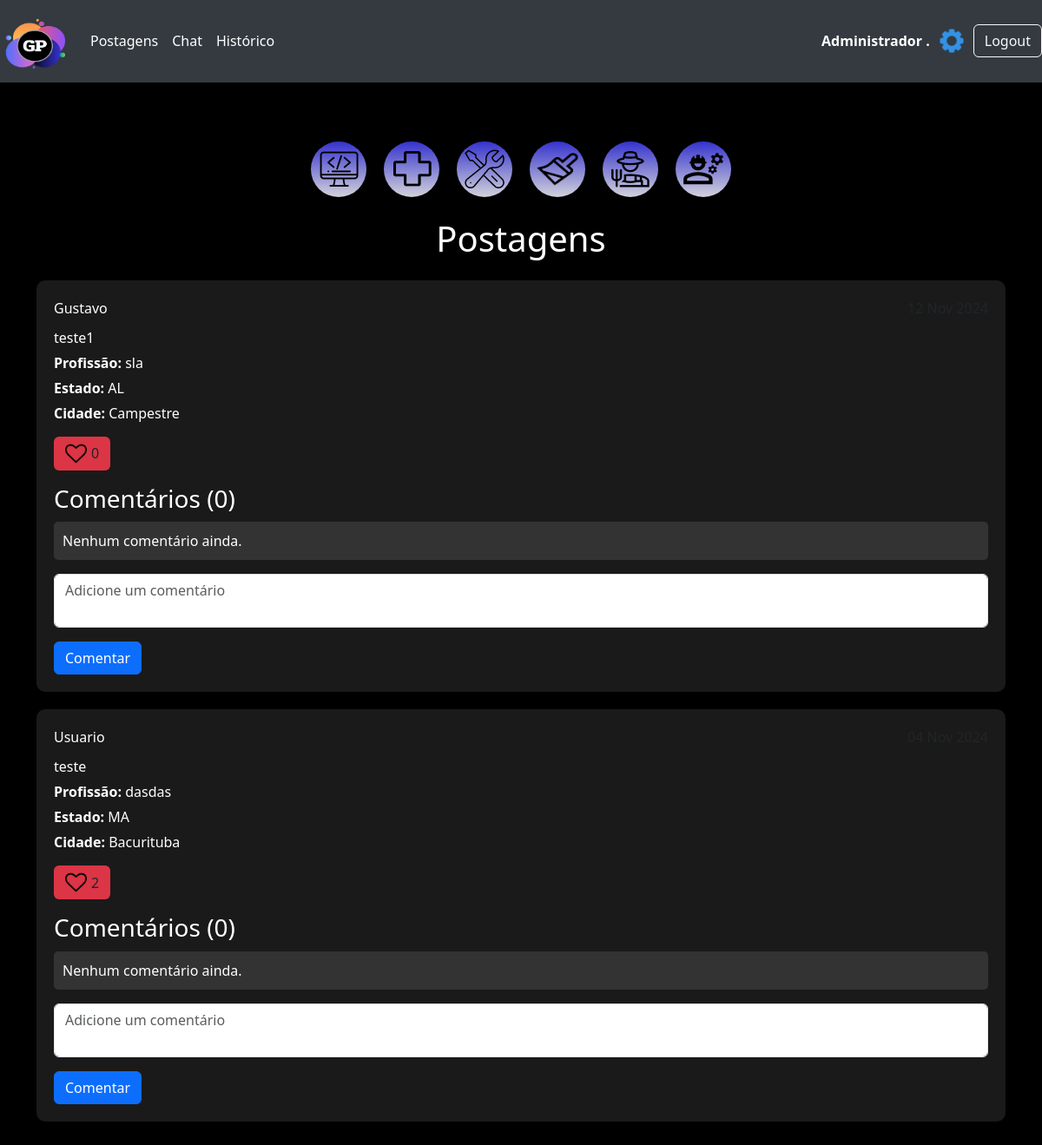
The page /postagens (signed in) on the database its author committed.
### network/models.py (models this page shows, shortened)
class User(db.Model, UserMixin):
    id = db.Column(db.Integer, primary_key=True)
    nome = db.Column(db.String, nullable=True)
    sobrenome = db.Column(db.String, nullable=True)
    email = db.Column(db.String, nullable=True)
    senha = db.Column(db.String, nullable=True)
    last_login = db.Column(db.DateTime, nullable=True)
    imagem = db.Column(db.String, nullable=True, default='default.png')
    posts = db.relationship('Post', backref='user', lazy=True)
    post_comentarios = db.relationship('PostComentarios', backref='user', lazy=True)

class Post(db.Model):
    id = db.Column(db.Integer, primary_key=True)
    data_criacao = db.Column(db.DateTime, default=datetime.utcnow)
    mensagem = db.Column(db.String, nullable=True)
    estado = db.Column(db.String, nullable=True)
    cidade = db.Column(db.String, nullable=True)
    profissao = db.Column(db.String, nullable=True)
    imagem = db.Column(db.String, nullable=True, default='default.png')
    user_id = db.Column(db.Integer, db.ForeignKey('user.id'), nullable=True)
    comentarios = db.relationship('PostComentarios', backref='post', lazy=True)
    likes_count = db.Column(db.Integer, default=0)
    user_likes = db.relationship('UserLikes', backref='liked_post', lazy=True, cascade="all, delete-orphan")

### network/routes.py (the view)
@app.route('/postagens')
@login_required
def postagens():
    dados = Post.query.order_by(Post.data_criacao.desc()).all()
    context = {'dados': dados}
    return render_template('posts.html', context=context)

### network/models.py (called while the page is built)
@login_manager.user_loader
def load_user(user_id):
    return User.query.get(user_id)

### network/templates/posts.html (shortened to what this page needs)
<!DOCTYPE html>
<html lang="en">
<head>
    <link rel="stylesheet" href="{{ url_for('static', filename='styles/stylePostagens.css') }}">
    <link href="https://cdn.jsdelivr.net/npm/bootstrap@5.3.3/dist/css/bootstrap.min.css" rel="stylesheet">
</head>
<body>
    <header>
        <nav class="navbar navbar-expand-lg ">
            <a class="navbar-brand" href="{{ url_for('homepage') }}">
                <img src="{{ url_for('static', filename='assets/logo.png') }}" alt="Logo" width="100">
            </a>
            <div class="collapse navbar-collapse">
                <ul class="navbar-nav mr-auto">
                    <li class="nav-item">
                        <a class="nav-link" href="{{ url_for('postagens') }}">Postagens</a>
                    </li>
                    {% if context['dados'] %}
                    <li class="nav-item">
                        <a href="{{ url_for('chat', post_id=context['dados'][0].id) }}" class="nav-link">
                            Chat
                        </a>
                    </li>
                    {% endif %}
                    <li class="nav-item">
                        <a class="nav-link" href="{{ url_for('homepage') }}">Histórico</a>
                    </li>
                </ul>
            </div>
            <div class="d-flex align-items-center">
                <span class="text-white mr-3">{{ current_user.nome }} {{ current_user.sobrenome }}</span>
                <a href="{{ url_for('profile') }}" class="text-decoration-none mr-3">
                    <img src="{{ url_for('static', filename='assets/configuracao.png') }}" alt="Settings" width="30">
                </a>
                <a href="{{ url_for('logout') }}" class="btn btn-outline-light">Logout</a>
            </div>
        </nav>
    </header>
    <div class="container-post">
        <div id="local-profi" class="mt-5">
            <div class="style-profi">
                <a href="{{ url_for('filter_posts', profession='Programador') }}" class="rem-img">
                    <img src="{{ url_for('static', filename='assets/programador.png') }}" alt="" class="rem-img"
                        alt="Programador">
                </a>
            </div>
            <div class="style-profi">
                <a href="{{ url_for('filter_posts', profession='Medico') }}" class="rem-img">
                    <img src="{{ url_for('static', filename='assets/medico.png') }}" class="rem-img" alt="Medico">
                </a>
            </div>
            <div class="style-profi">
                <a href="{{ url_for('filter_posts', profession='Mecanico') }}" class="rem-img">
                    <img src="{{ url_for('static', filename='assets/mecanico.png') }}" class="rem-img" alt="Mecanico">
                </a>
            </div>
            <div class="style-profi">
                <a href="{{ url_for('filter_posts', profession='Pintor') }}" class="rem-img">
                    <img src="{{ url_for('static', filename='assets/pintor.png') }}" class="rem-img" width="48"
                        alt="Pintor">
                </a>
            </div>
            <div class="style-profi">
                <a href="{{ url_for('filter_posts', profession='Fazendeiro') }}" class="rem-img">
                    <img src="{{ url_for('static', filename='assets/fazendeiro.png') }}" class="rem-img"
                        alt="Fazendeiro">
                </a>
            </div>
            <div class="style-profi">
                <a href="{{ url_for('filter_posts', profession='Trabalhador') }}" class="rem-img">
                    <img src="{{ url_for('static', filename='assets/trabalhador.png') }}" class="rem-img"
                        alt="Trabalhador">
                </a>
            </div>
        </div>
        <div class="container mt-4">
            <h1 class="mb-4">Postagens</h1>
            <tbody>
                {% for post in context['dados'] %}
                <tr class="post-row">
                    <td colspan="">
                        <div class="post-container">
                            <div class="post-header">
                                <span class="post-username text-white">{{ post.user.nome }}</span>
                                <span class="post-date">{{ post.data_criacao.strftime('%d %b %Y') }}</span>
                            </div>
                            <div class="post-content">
                                <p>{{ post.mensagem }}</p>
                                <p><strong>Profissão:</strong> {{ post.profissao }}</p>
                                <p><strong>Estado:</strong> {{ post.estado }}</p>
                                <p><strong>Cidade:</strong> {{ post.cidade }}</p>
                            </div>
                            <div class="post-actions">
                                <form action="{{ url_for('like_post', post_id=post.id) }}" method="post"
                                    class="d-inline">
                                    <button type="submit" class="btn btn-black bg-danger like-button"
                                        data-post-id="{{ post.id }}" data-likes="{{ post.likes_count }}">
                                        <img src="{{ url_for('static', filename='assets/like.png') }}"
                                            class="bg-danger like-icon" width="25px">
                                        <span class="likes-count">{{ post.likes_count }}</span>
                                    </button>
                                </form>
                            </div>
                            <div class="post-comments mt-3">
                                <h3 class="text-white">Comentários ({{ post.comentarios|length }})</h3>
                                <ul>
                                    {% for comentario in post.comentarios %}
                                    <li>
                                        <p><strong>{{ comentario.user.nome }}:</strong> {{ comentario.comentario
                                            }}</p>
                                        <p><small>Postado em: {{ comentario.data_criacao.strftime('%d/%m/%Y')
                                                }}</small></p>
                                    </li>
                                    {% else %}
                                    <li>Nenhum comentário ainda.</li>
                                    {% endfor %}
                                </ul>
                                <form action="{{ url_for('add_comment', post_id=post.id) }}" method="post">
                                    <div class="form-group">
                                        <textarea name="comentario" class="form-control"
                                            placeholder="Adicione um comentário"></textarea>
                                    </div>
                                    <div class="mt-3">
                                        <button type="submit" class="btn btn-primary">Comentar</button>
                                    </div>
                                </form>
                            </div>
                        </div>
                    </td>
                </tr>
                {% endfor %}
            </tbody>
        </div>
</body>
</html>

### network/static/styles/stylePostagens.css (style rules this page uses)
body { font-family: 'Pridi', sans-serif; color: #fff; background-color: #000; margin: 0; padding: 0; }
.container-post { background-color: #000; padding: 20px; }
.navbar { background-color: #343a40; }
.navbar-brand img { max-width: 80px; }
.navbar-nav .nav-link { color: #ffffff; font-weight: 500; }
.navbar .btn-outline-light { margin-left: 10px; }
.d-flex.align-items-center span { font-weight: bold; color: #f8f9fa; margin-right: 10px; }
#local-profi { display: flex; justify-content: center; gap: 20px; }
.style-profi { width: 70px; }
.style-profi img { transition: transform 0.3s; }
.container h1 { color: #fff; text-align: center; margin-bottom: 30px; }
.post-container { background-color: #1a1a1a; padding: 20px; margin-bottom: 20px; border-radius: 10px; box-shadow: 0 4px 8px rgba(0, 0, 0, 0.2); }
.post-header { display: flex; justify-content: space-between; font-weight: 500; margin-bottom: 10px; }
.post-content p { margin: 5px 0; color: #fff; }
.post-actions { display: flex; align-items: center; gap: 10px; margin-top: 15px; }
.post-actions .btn { display: inline-flex; align-items: center; }
.post-comments ul { list-style: none; padding: 0; margin-top: 10px; }
.post-comments li { background-color: #333; border-radius: 5px; padding: 10px; margin-top: 5px; color: #fff; }
.post-comments form textarea { resize: none; min-height: 60px; }
.post-comments .form-group { margin-top: 10px; }
.rem-img { background-color: transparent; }
.style-profi { width: 4rem; height: 4rem; background: linear-gradient(180deg, #3533CD 0%, #D2D2DB 100%); border-radius: 40px; display: flex; justify-content: center; align-items: center; }
.like-icon { margin-right: 5px; }

### rows shown on the page
User: nome "Administrador", sobrenome "."
Post: user.nome "Gustavo", mensagem "teste1", profissao "sla", estado "AL", cidade "Campestre", likes_count "0", comentarios|length "0"
Post: user.nome "Usuario", mensagem "teste", profissao "dasdas", estado "MA", cidade "Bacurituba", likes_count "2", comentarios|length "0"
